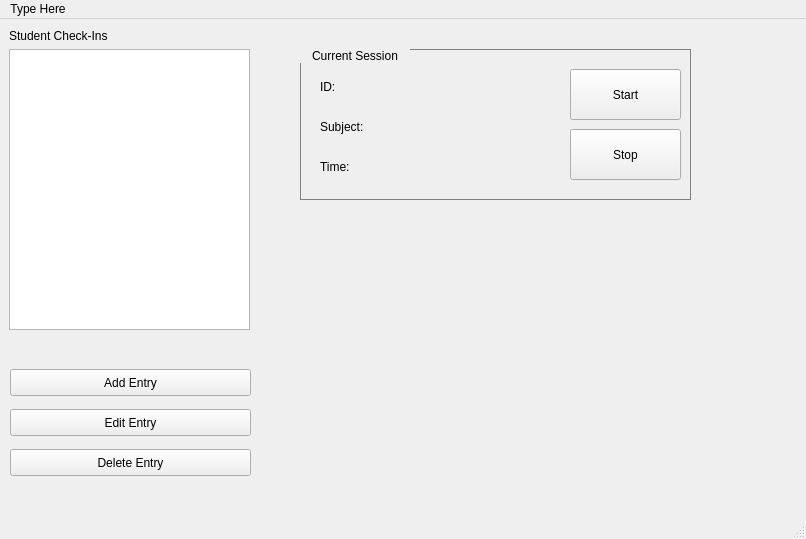
<?xml version="1.0" encoding="UTF-8"?>
<ui version="4.0">
 <class>MainWindow</class>
 <widget class="QMainWindow" name="MainWindow">
  <property name="geometry">
   <rect>
    <x>0</x>
    <y>0</y>
    <width>806</width>
    <height>539</height>
   </rect>
  </property>
  <property name="windowTitle">
   <string>MainWindow</string>
  </property>
  <widget class="QWidget" name="centralwidget">
   <widget class="QListView" name="listView">
    <property name="geometry">
     <rect>
      <x>9</x>
      <y>30</y>
      <width>241</width>
      <height>281</height>
     </rect>
    </property>
   </widget>
   <widget class="QPushButton" name="pushButton">
    <property name="geometry">
     <rect>
      <x>10</x>
      <y>350</y>
      <width>241</width>
      <height>27</height>
     </rect>
    </property>
    <property name="text">
     <string>Add Entry</string>
    </property>
   </widget>
   <widget class="QPushButton" name="pushButton_2">
    <property name="geometry">
     <rect>
      <x>10</x>
      <y>430</y>
      <width>241</width>
      <height>27</height>
     </rect>
    </property>
    <property name="text">
     <string>Delete Entry</string>
    </property>
   </widget>
   <widget class="QPushButton" name="pushButton_3">
    <property name="geometry">
     <rect>
      <x>10</x>
      <y>390</y>
      <width>241</width>
      <height>27</height>
     </rect>
    </property>
    <property name="text">
     <string>Edit Entry</string>
    </property>
   </widget>
   <widget class="QLabel" name="label">
    <property name="geometry">
     <rect>
      <x>9</x>
      <y>9</y>
      <width>117</width>
      <height>16</height>
     </rect>
    </property>
    <property name="text">
     <string>Student Check-Ins</string>
    </property>
    <property name="alignment">
     <set>Qt::AlignLeading|Qt::AlignLeft|Qt::AlignVCenter</set>
    </property>
   </widget>
   <widget class="QGroupBox" name="groupBox">
    <property name="geometry">
     <rect>
      <x>300</x>
      <y>30</y>
      <width>391</width>
      <height>151</height>
     </rect>
    </property>
    <property name="styleSheet">
     <string notr="true">QGroupBox { 
border: 1px solid gray;
}

QGroupBox::title {
padding: 0 10px 0 10px;
subcontrol-position: top left;
}</string>
    </property>
    <property name="title">
     <string>Current Session</string>
    </property>
    <widget class="QLabel" name="label_2">
     <property name="geometry">
      <rect>
       <x>20</x>
       <y>30</y>
       <width>61</width>
       <height>16</height>
      </rect>
     </property>
     <property name="text">
      <string>ID:</string>
     </property>
    </widget>
    <widget class="QLabel" name="label_3">
     <property name="geometry">
      <rect>
       <x>20</x>
       <y>70</y>
       <width>61</width>
       <height>16</height>
      </rect>
     </property>
     <property name="text">
      <string>Subject:</string>
     </property>
    </widget>
    <widget class="QLabel" name="label_4">
     <property name="geometry">
      <rect>
       <x>20</x>
       <y>110</y>
       <width>59</width>
       <height>15</height>
      </rect>
     </property>
     <property name="text">
      <string>Time:</string>
     </property>
    </widget>
    <widget class="QPushButton" name="endsession">
     <property name="geometry">
      <rect>
       <x>270</x>
       <y>80</y>
       <width>111</width>
       <height>51</height>
      </rect>
     </property>
     <property name="styleSheet">
      <string notr="true"/>
     </property>
     <property name="text">
      <string>Stop</string>
     </property>
    </widget>
    <widget class="QPushButton" name="startsession">
     <property name="geometry">
      <rect>
       <x>270</x>
       <y>20</y>
       <width>111</width>
       <height>51</height>
      </rect>
     </property>
     <property name="styleSheet">
      <string notr="true"/>
     </property>
     <property name="text">
      <string>Start</string>
     </property>
    </widget>
   </widget>
  </widget>
  <widget class="QMenuBar" name="menubar">
   <property name="geometry">
    <rect>
     <x>0</x>
     <y>0</y>
     <width>806</width>
     <height>25</height>
    </rect>
   </property>
   <widget class="QMenu" name="menuType_Here">
    <property name="title">
     <string>Type Here</string>
    </property>
   </widget>
   <addaction name="menuType_Here"/>
  </widget>
  <widget class="QStatusBar" name="statusbar"/>
 </widget>
 <resources/>
 <connections/>
</ui>
